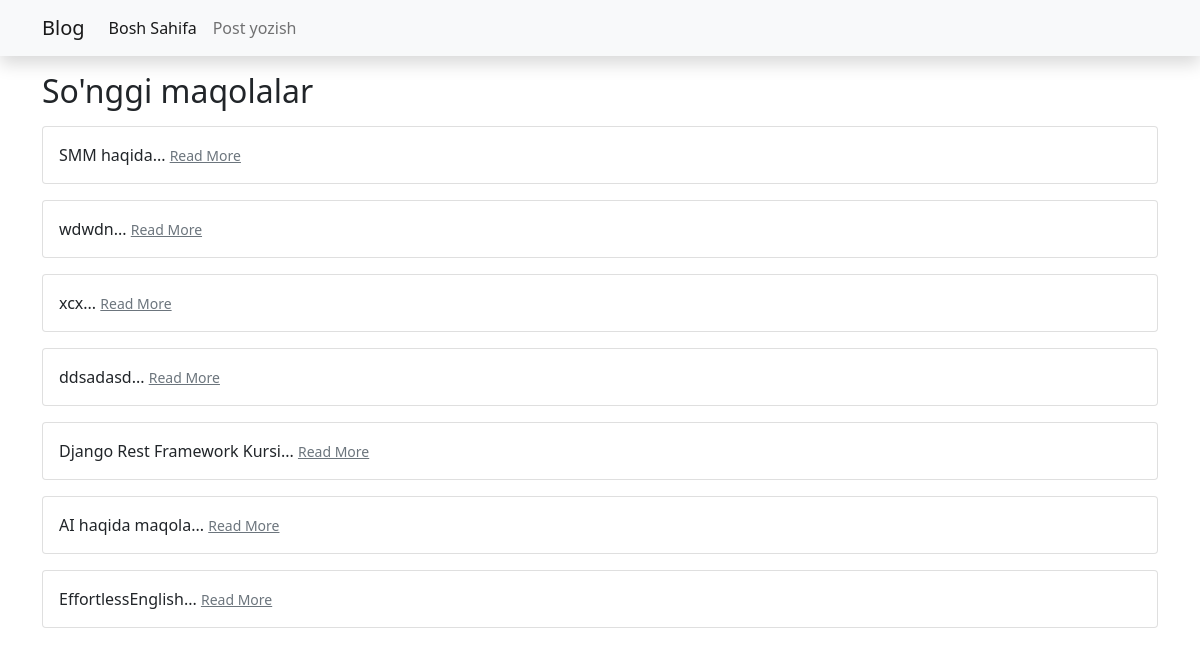
The page / on the database its author committed.
### posts/models.py (models this page shows, shortened)
class Post(models.Model):
    id = models.AutoField(primary_key=True)
    author = models.ForeignKey(User, on_delete=models.CASCADE)
    title = models.CharField(max_length=255)
    body = models.TextField()
    created = models.DateTimeField(auto_now_add=True)
    updated = models.DateTimeField(auto_now=True)
    def get_absolute_url(self):
        return "/" + str(self.id) + "/"
    class Meta:
        ordering = ["-id"]

### posts/views.py (the view)
# urls.py: path("", PostListView.as_view(), name="list"),
class PostListView(generic.ListView):
    model = Post
    template_name = "list.html"
    context_object_name = "posts"

### templates/list.html (shortened to what this page needs)
{% extends "base.html" %}
{% block content %}
    <h2 class="mt-3">So'nggi maqolalar</h2>
    <div class="cards">
        {% for post in posts %}
            <div class="card mt-3">
                <div class="card-body">
                    {{ post.title }}...
                    <small>
                        <a class="text-muted" href="{{ post.get_absolute_url }}">Read More</a>
                    </small>
                </div>
            </div>
        {% endfor %}
    </div>
{% endblock %}

### templates/base.html (shortened to what this page needs)
<!DOCTYPE html>
<html>
<head>
    <link href="https://cdn.jsdelivr.net/npm/bootstrap@5.0.2/dist/css/bootstrap.min.css" rel="stylesheet"
>
</head>
<body>
    <nav class="navbar shadow navbar-expand-lg navbar-light bg-light">
        <div class="container">
            <a class="navbar-brand" href="/">Blog</a>
            <div class="navbar-collapse" id="navbarNav">
                <ul class="navbar-nav">
                    <li class="nav-item">
                        <a class="nav-link active" aria-current="page" href="/">Bosh Sahifa</a>
                    </li>
                    <li class="nav-item">
                        <a class="nav-link" href="{% url 'posts:create' %}">Post yozish</a>
                    </li>
                </ul>
            </div>
        </div>
    </nav>
    <div class="container">
        {% block content %}{% endblock %}
    </div>
</body>
</html>

### rows shown on the page
Post: title "SMM haqida"
Post: title "wdwdn"
Post: title "xcx"
Post: title "ddsadasd"
Post: title "Django Rest Framework Kursi"
Post: title "AI haqida maqola"
Post: title "EffortlessEnglish"
